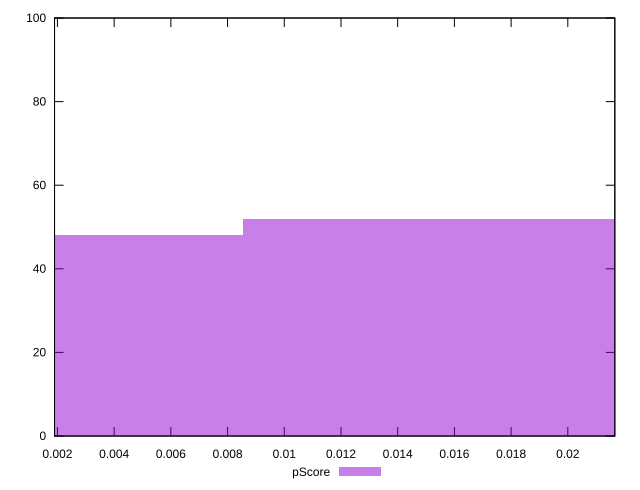

This figure's gnuplot source:
reset

$pScore <<EOF
0 48
0.017069719669499196 52
EOF

set key outside below
set boxwidth 0.017069719669499196
set xrange [0.0018974147508046824:0.021658121448802692]
set yrange [0:100]
set trange [0:100]
set style fill transparent solid 0.5 noborder
set terminal svg size 640, 490 enhanced background rgb 'white'
set output "report_00018_2021-02-10T15-25-16.877Z/cumulative-layout-shift/samples/pages/pScore/histogram.svg"

plot $pScore title "pScore" with boxes

reset
